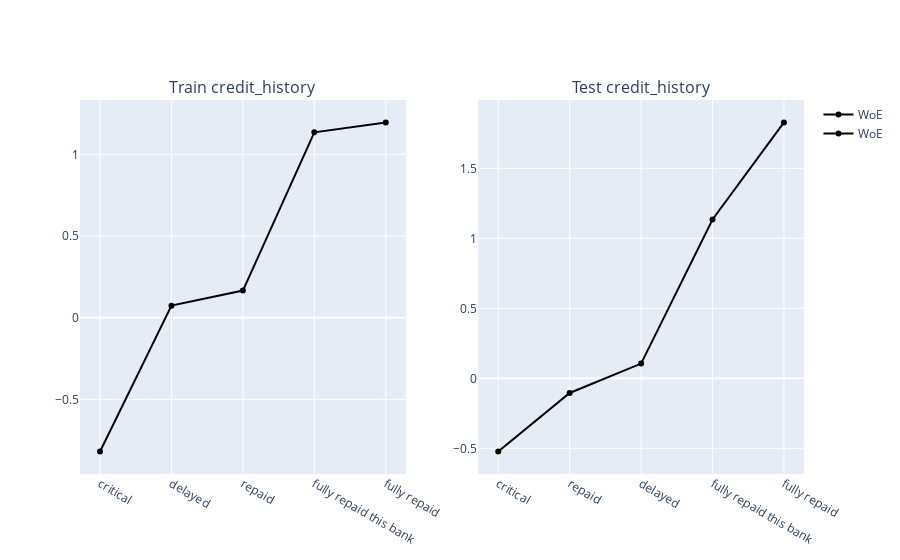
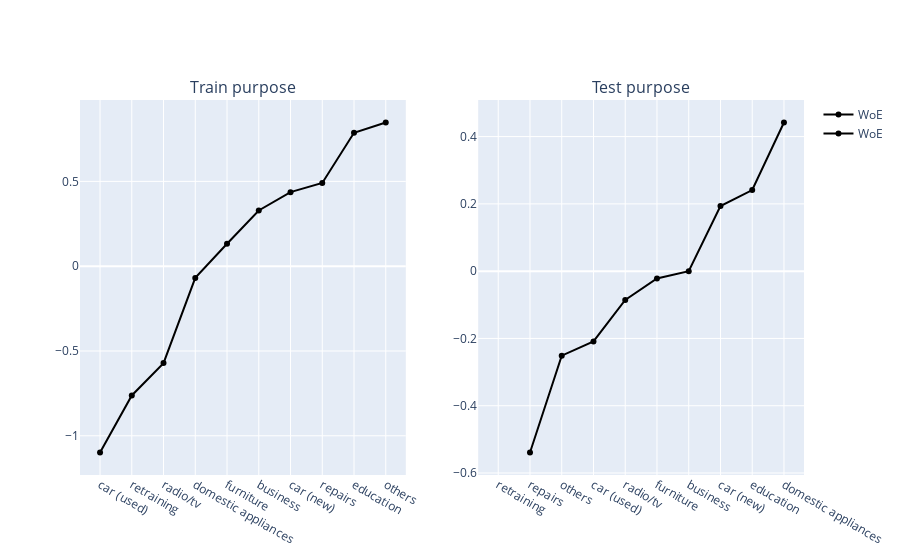
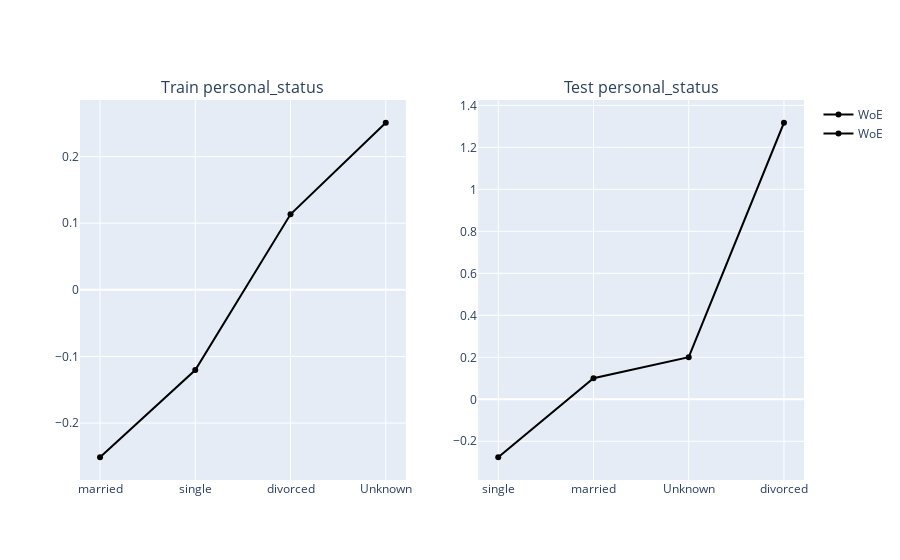
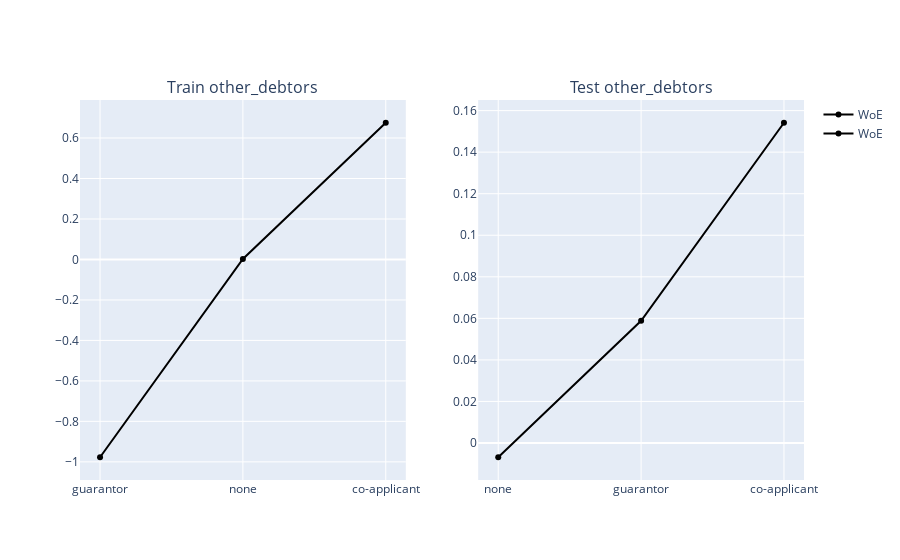

These figures' notebook cell, in order:
### Markdown cell above
Weight of Evidence (WOE) and Information Value (IV) are key metrics in the development of credit scoring models, and their importance is especially pronounced in the realm of financial services, including banking and credit risk assessment. Here's why they are so crucial for feature engineering in this context:

##### Weight of Evidence (WOE)

1. **Transforms Variables**: WOE provides a method to transform categorical variables into a continuous measure, making it easier to include them in models that require numerical input, such as logistic regression.

2. **Handles Missing Values**: It offers a straightforward approach to deal with missing values, allowing for the incorporation of missingness as a separate category, if appropriate.

3. **Ensures Monotonic Relationship**: By using WOE, one can ensure a monotonic relationship between the independent variables and the log odds of the dependent variable, enhancing model performance and interpretability.

4. **Risk Differentiation**: It helps in differentiating the risk by assigning higher WOE values to categories that indicate higher risk, making it a natural fit for credit scoring models where risk assessment is key.

##### Information Value (IV)

1. **Feature Selection**: IV is an excellent tool for feature selection. It quantifies the predictive power of an independent variable in relation to the dependent variable. In credit scoring models, this helps in selecting the most relevant variables for predicting default risk.

2. **Assesses Predictive Power**: IV values range from 0 to infinity, with higher values indicating stronger predictive power. This allows modelers to rank variables by their importance in predicting the outcome.

3. **Reduces Overfitting**: By selecting only the variables with significant IV, you reduce the risk of overfitting your model with irrelevant or weak predictors.

4. **Simplicity and Efficiency**: IV calculation is straightforward and does not require building a model to assess the predictive power of a variable. This makes the feature selection process both efficient and effective.

##### Practical Implementation in Credit Scoring

In the context of credit scoring, WOE and IV are instrumental in developing robust models that accurately predict the likelihood of a borrower defaulting on a loan. These methods allow financial institutions to make informed decisions, manage risk effectively, and ensure regulatory compliance by providing clear, interpretable metrics for model development and variable selection.Overall, WOE and IV enhance the predictiveness and interpretability of credit scoring models, making them indispensable tools in the feature engineering phase of model development.

### Code cell
woe_results = pd.DataFrame()

# Assuming df_train and df_test are your Train and Test datasets
features = ['credit_history', 'purpose', 'personal_status', 'other_debtors',
                 'property', 'installment_plan', 'housing', 'foreign_worker', 'job', 'gender',  
                 'checking_balance_binned', 'months_loan_duration_binned', 'amount_binned', 
                 'savings_balance_binned', 'installment_rate_binned', 'age_binned', 
                 'existing_credits_binned', 'dependents', 'employment_length_binned',  
                 'residence_history_binned']
target = 'IsDefault'

# Calculate WoE for each feature for both Train and Test datasets and store the results
woe_results, iv_summary_df = calculate_woe_and_iv_for_all_features_plotly(df_train, df_test, features, target)

with pd.ExcelWriter('Characteristics_analysis_report.xlsx', engine="openpyxl") as writer:
    # Write each feature's WOE table to its sheet
    for variable_name, data in woe_results.items():
        data.to_excel(writer, sheet_name=variable_name, startrow=1)
    
    # Write the summary sheet
    iv_summary_df.to_excel(writer, sheet_name='Summary', index=False)

### Figure 1 — Plotly figure (JSON) as saved in the notebook; plotly's stock layout.template omitted (floating-point values rounded to 4 significant figures)
{"data": [{"line": {"color": "black"}, "mode": "lines+markers", "name": "WoE", "type": "scatter", "x": ["critical", "delayed", "repaid", "fully repaid this bank", "fully repaid"], "xaxis": "x", "y": [-0.8193, 0.07411, 0.1662, 1.135, 1.196], "yaxis": "y"}, {"line": {"color": "black"}, "mode": "lines+markers", "name": "WoE", "type": "scatter", "x": ["critical", "repaid", "delayed", "fully repaid this bank", "fully repaid"], "xaxis": "x2", "y": [-0.5232, -0.1047, 0.1054, 1.135, 1.828], "yaxis": "y2"}], "layout": {"annotations": [{"font": {"size": 16}, "showarrow": false, "text": "Train credit_history", "x": 0.225, "xanchor": "center", "xref": "paper", "y": 1, "yanchor": "bottom", "yref": "paper"}, {"font": {"size": 16}, "showarrow": false, "text": "Test credit_history", "x": 0.775, "xanchor": "center", "xref": "paper", "y": 1, "yanchor": "bottom", "yref": "paper"}], "xaxis": {"anchor": "y", "domain": [0, 0.45]}, "xaxis2": {"anchor": "y2", "domain": [0.55, 1]}, "yaxis": {"anchor": "x", "domain": [0, 1]}, "yaxis2": {"anchor": "x2", "domain": [0, 1]}}}

### Figure 2 — Plotly figure (JSON) as saved in the notebook; plotly's stock layout.template omitted (floating-point values rounded to 4 significant figures)
{"data": [{"line": {"color": "black"}, "mode": "lines+markers", "name": "WoE", "type": "scatter", "x": ["car (used)", "retraining", "radio/tv", "domestic appliances", "furniture", "business", "car (new)", "repairs", "education", "others"], "xaxis": "x", "y": [-1.099, -0.7621, -0.5714, -0.06899, 0.1322, 0.3285, 0.4366, 0.4906, 0.7867, 0.8473], "yaxis": "y"}, {"line": {"color": "black"}, "mode": "lines+markers", "name": "WoE", "type": "scatter", "x": ["retraining", "repairs", "others", "car (used)", "radio/tv", "furniture", "business", "car (new)", "education", "domestic appliances"], "xaxis": "x2", "y": [null, -0.539, -0.2513, -0.2088, -0.08552, -0.02174, 0, 0.1934, 0.2412, 0.4418], "yaxis": "y2"}], "layout": {"annotations": [{"font": {"size": 16}, "showarrow": false, "text": "Train purpose", "x": 0.225, "xanchor": "center", "xref": "paper", "y": 1, "yanchor": "bottom", "yref": "paper"}, {"font": {"size": 16}, "showarrow": false, "text": "Test purpose", "x": 0.775, "xanchor": "center", "xref": "paper", "y": 1, "yanchor": "bottom", "yref": "paper"}], "xaxis": {"anchor": "y", "domain": [0, 0.45]}, "xaxis2": {"anchor": "y2", "domain": [0.55, 1]}, "yaxis": {"anchor": "x", "domain": [0, 1]}, "yaxis2": {"anchor": "x2", "domain": [0, 1]}}}

### Figure 3 — Plotly figure (JSON) as saved in the notebook; plotly's stock layout.template omitted (floating-point values rounded to 4 significant figures)
{"data": [{"line": {"color": "black"}, "mode": "lines+markers", "name": "WoE", "type": "scatter", "x": ["married", "single", "divorced", "Unknown"], "xaxis": "x", "y": [-0.2513, -0.1205, 0.1133, 0.2508], "yaxis": "y"}, {"line": {"color": "black"}, "mode": "lines+markers", "name": "WoE", "type": "scatter", "x": ["single", "married", "Unknown", "divorced"], "xaxis": "x2", "y": [-0.276, 0.1001, 0.2007, 1.317], "yaxis": "y2"}], "layout": {"annotations": [{"font": {"size": 16}, "showarrow": false, "text": "Train personal_status", "x": 0.225, "xanchor": "center", "xref": "paper", "y": 1, "yanchor": "bottom", "yref": "paper"}, {"font": {"size": 16}, "showarrow": false, "text": "Test personal_status", "x": 0.775, "xanchor": "center", "xref": "paper", "y": 1, "yanchor": "bottom", "yref": "paper"}], "xaxis": {"anchor": "y", "domain": [0, 0.45]}, "xaxis2": {"anchor": "y2", "domain": [0.55, 1]}, "yaxis": {"anchor": "x", "domain": [0, 1]}, "yaxis2": {"anchor": "x2", "domain": [0, 1]}}}

### Figure 4 — Plotly figure (JSON) as saved in the notebook; plotly's stock layout.template omitted (floating-point values rounded to 4 significant figures)
{"data": [{"line": {"color": "black"}, "mode": "lines+markers", "name": "WoE", "type": "scatter", "x": ["guarantor", "none", "co-applicant"], "xaxis": "x", "y": [-0.9773, 0.00227, 0.6754], "yaxis": "y"}, {"line": {"color": "black"}, "mode": "lines+markers", "name": "WoE", "type": "scatter", "x": ["none", "guarantor", "co-applicant"], "xaxis": "x2", "y": [-0.006861, 0.05884, 0.1542], "yaxis": "y2"}], "layout": {"annotations": [{"font": {"size": 16}, "showarrow": false, "text": "Train other_debtors", "x": 0.225, "xanchor": "center", "xref": "paper", "y": 1, "yanchor": "bottom", "yref": "paper"}, {"font": {"size": 16}, "showarrow": false, "text": "Test other_debtors", "x": 0.775, "xanchor": "center", "xref": "paper", "y": 1, "yanchor": "bottom", "yref": "paper"}], "xaxis": {"anchor": "y", "domain": [0, 0.45]}, "xaxis2": {"anchor": "y2", "domain": [0.55, 1]}, "yaxis": {"anchor": "x", "domain": [0, 1]}, "yaxis2": {"anchor": "x2", "domain": [0, 1]}}}
